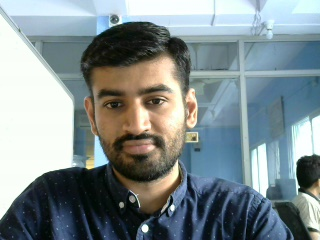
#> input picture Picture 122.jpg, 320 x 240 px, found by its file name
$ python 03_test2.py
#> lines starting #> are read from the running program, lines starting #| are printed output that depends on the picture; after the words box and inside, x2 and y2 are one past the last pixel; in counts of white or black regions, pixels touching at a corner belong together
import numpy as np
import cv2

img = cv2.imread('picture 122.jpg', cv2.IMREAD_COLOR)
#> img is the input picture: shape (240, 320, 3); mean B, G, R 143.4, 140.7, 128.2

img[55,55] = [255,255,255]
#> img: shape (240, 320, 3); under 0.01% of pixels changed, all inside (x1, y1, x2, y2) = (55, 55, 56, 56)
px = img[55,55]
#> px = [255, 255, 255]
print(px)
#| [255 255 255]

roi = img[100:150, 100:150] = [0,0,255]
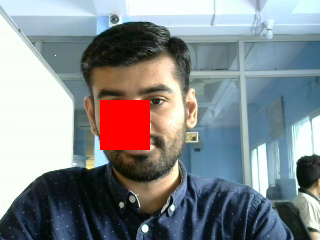
#> img: shape (240, 320, 3); mean B, G, R 140.8, 137.2, 132.1

watch_face = img[37:111, 107:194]
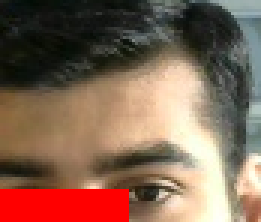
#> watch_face: shape (74, 87, 3) (shown 3 times larger); mean B, G, R 83.3, 100.7, 130.8
img[0:74,0:87] = watch_face
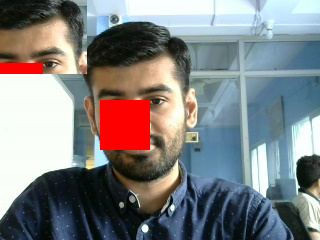
#> img: shape (240, 320, 3); 8.38% of pixels changed, all inside (x1, y1, x2, y2) = (0, 0, 87, 74)

cv2.imshow('image' ,img)
cv2.waitKey(0)
#> (the run stopped early here; a loop or call above may not have finished)

$ run again, with Picture 3.jpg copied over Picture 122.jpg
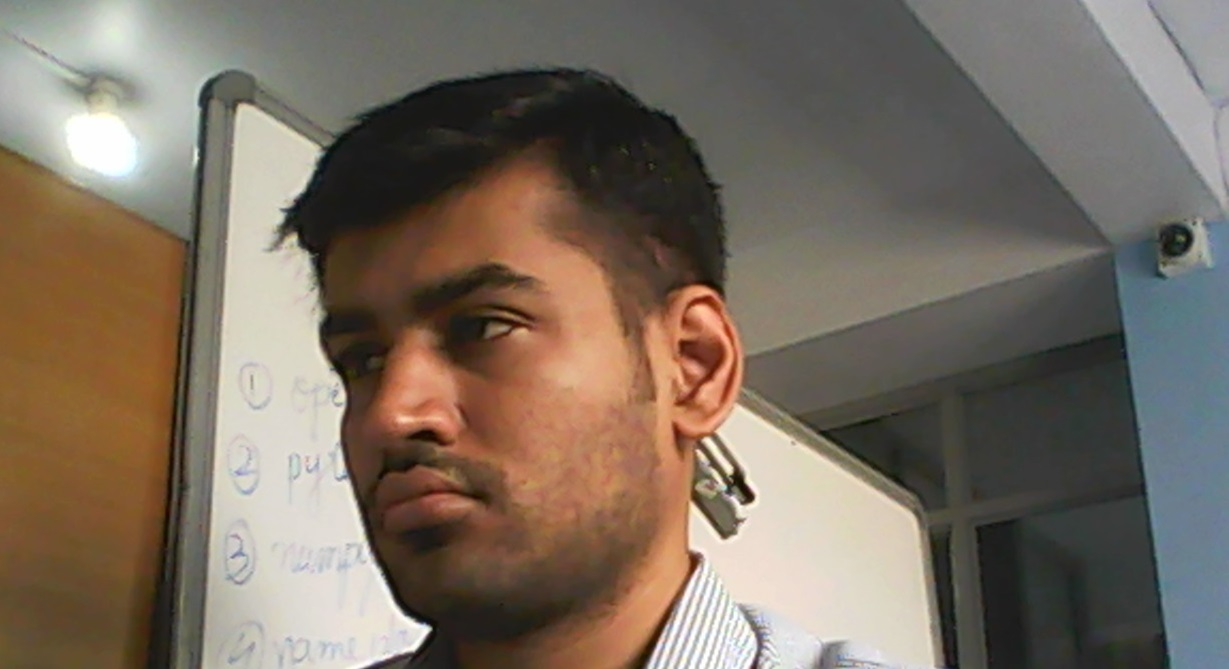
#> input picture Picture 3.jpg, 1229 x 669 px, found by its file name
#> img is the input picture: shape (669, 1229, 3); mean B, G, R 97.1, 110, 122
#> px = [255, 255, 255]
#| [255 255 255]
#> `watch_face = img[37:111, 107:194]`:
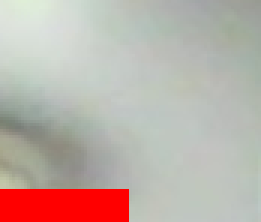
#> watch_face: shape (74, 87, 3) (shown 3 times larger); mean B, G, R 168.4, 175.6, 189
#> `img[0:74,0:87] = watch_face`:
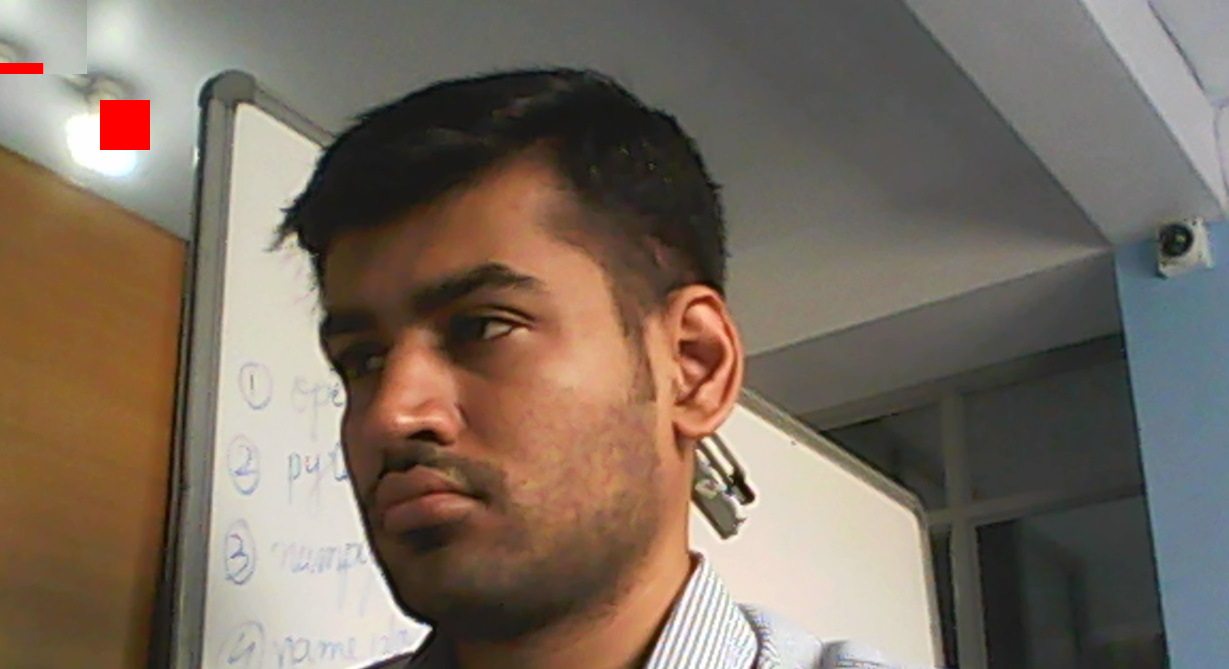
#> img: shape (669, 1229, 3); mean B, G, R 96.4, 109.3, 122.3
